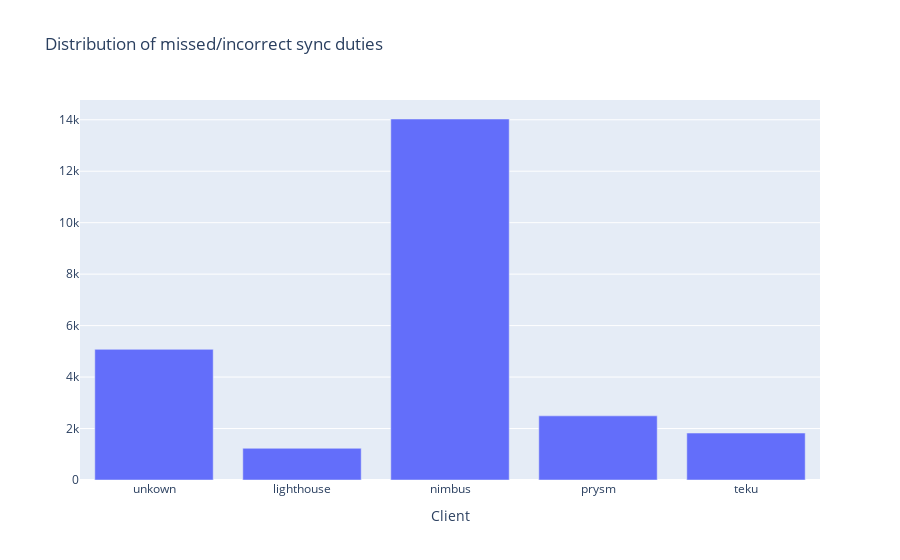

Notebook code for this chart:
### Code cell
px.bar(y = df_pruned_grouped, x = ['unkown','lighthouse', 'nimbus', 'prysm', 'teku'], title="Distribution of missed/incorrect sync duties", labels = {'y': "", 'x': 'Client'})

### Figure 1 — Plotly figure (JSON) as saved in the notebook; plotly's stock layout.template omitted (floating-point values rounded to 4 significant figures)
{"data": [{"alignmentgroup": "True", "hovertemplate": "Client=%{x}<br>=%{y}<extra></extra>", "legendgroup": "", "marker": {"color": "#636efa"}, "name": "", "offsetgroup": "", "orientation": "v", "showlegend": false, "textposition": "auto", "type": "bar", "x": ["unkown", "lighthouse", "nimbus", "prysm", "teku"], "xaxis": "x", "y": [5077, 1232, 14029, 2492, 1824], "yaxis": "y"}], "layout": {"autosize": true, "barmode": "relative", "legend": {"tracegroupgap": 0}, "title": {"text": "Distribution of missed/incorrect sync duties"}, "xaxis": {"anchor": "y", "autorange": true, "domain": [0, 1], "range": [-0.5, 4.5], "title": {"text": "Client"}, "type": "category"}, "yaxis": {"anchor": "x", "autorange": true, "domain": [0, 1], "range": [0, 14770.0], "title": {"text": ""}, "type": "linear"}}}
